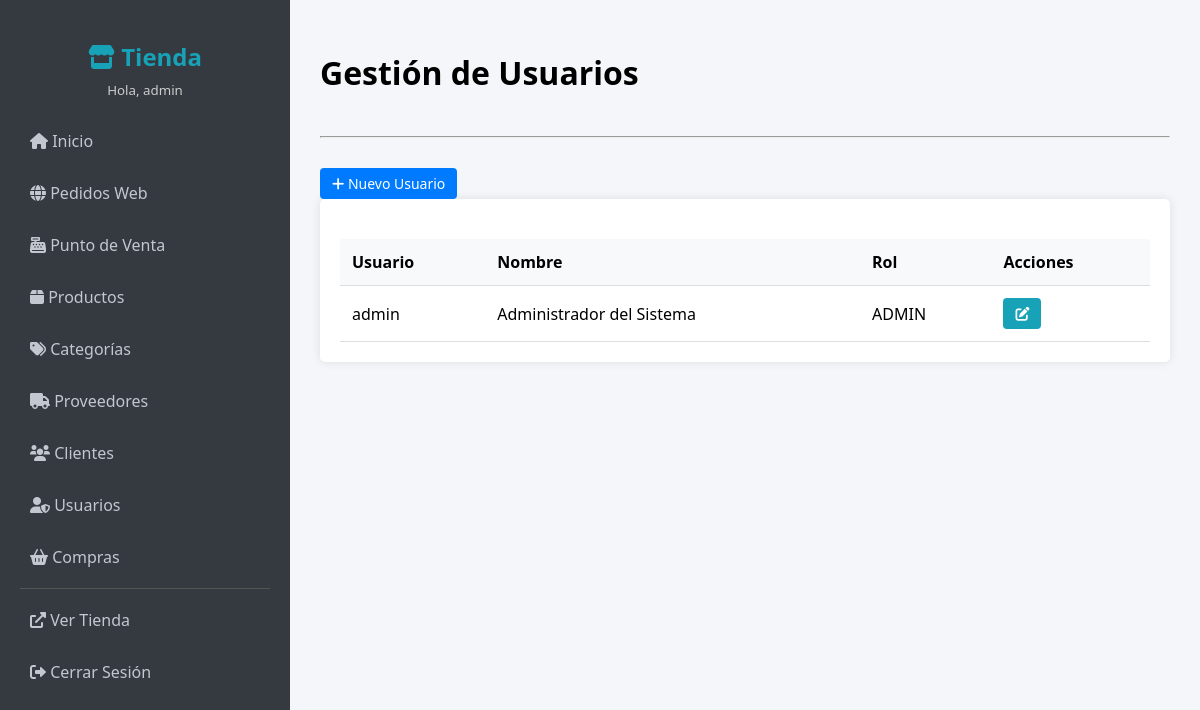
The app's page /admin/usuarios.php (signed in) with its own data.
### tables this page shows
CREATE TABLE IF NOT EXISTS usuarios (
    id INT AUTO_INCREMENT PRIMARY KEY,
    nombre_usuario VARCHAR(50) NOT NULL UNIQUE,
    password_hash VARCHAR(255) NOT NULL,
    rol ENUM('admin', 'cajero') DEFAULT 'cajero',
    nombre_completo VARCHAR(100),
    fecha_creacion TIMESTAMP DEFAULT CURRENT_TIMESTAMP
);

### src/admin/usuarios.php (the view, shortened to what this page needs)
<?php
include '../includes/db.php';
include '../includes/helpers.php';
$action = isset($_GET['action']) ? $_GET['action'] : 'list';
$id = isset($_GET['id']) ? intval($_GET['id']) : 0;
if ($action == 'create' || $action == 'edit') {
    $row = ['nombre_usuario'=>'', 'nombre_completo'=>'', 'rol'=>'cajero'];
    if ($action == 'edit' && $id > 0) {
        $res = $conn->query("SELECT * FROM usuarios WHERE id=$id");
        if ($res->num_rows > 0) $row = $res->fetch_assoc();
    }
    ?>
    <div class="table-container" style="max-width: 600px;">
        <h3><?php echo ($action=='create')?'Nuevo':'Editar'; ?> Usuario</h3>
        <form method="POST">
            <div class="form-group"><label>Usuario:</label><input type="text" name="usuario" value="<?php echo htmlspecialchars($row['nombre_usuario']); ?>" required></div>
            <div class="form-group"><label>Nombre Completo:</label><input type="text" name="nombre" value="<?php echo htmlspecialchars($row['nombre_completo']); ?>"></div>
            <div class="form-group"><label>Rol:</label>
                <select name="rol">
                    <option value="admin" <?php if($row['rol']=='admin') echo 'selected'; ?>>Admin</option>
                    <option value="cajero" <?php if($row['rol']=='cajero') echo 'selected'; ?>>Cajero</option>
                </select>
            </div>
            <div class="form-group">
                <label>Contraseña: <?php if($action=='edit') echo '<small>(Dejar en blanco para no cambiar)</small>'; ?></label>
                <input type="password" name="password" <?php if($action=='create') echo 'required'; ?>>
            </div>
            <button type="submit" class="btn btn-success">Guardar</button>
            <a href="usuarios.php" class="btn btn-warning">Cancelar</a>
        </form>
    </div>
    <?php
} else {
    $result = $conn->query("SELECT * FROM usuarios");
    ?>
    <a href="usuarios.php?action=create" class="btn btn-primary"><i class="fas fa-plus"></i> Nuevo Usuario</a>
    <div class="table-container">
        <table>
            <thead><tr><th>Usuario</th><th>Nombre</th><th>Rol</th><th>Acciones</th></tr></thead>
            <tbody>
                <?php while ($r = $result->fetch_assoc()): ?>
                <tr>
                    <td><?php echo htmlspecialchars($r['nombre_usuario']); ?></td>
                    <td><?php echo htmlspecialchars($r['nombre_completo']); ?></td>
                    <td>
                        <span class="badge <?php echo ($r['rol']=='admin')?'badge-danger':'badge-info'; ?>">
                            <?php echo strtoupper($r['rol']); ?>
                        </span>
                    </td>
                    <td class="actions">
                        <a href="usuarios.php?action=edit&id=<?php echo $r['id']; ?>" class="btn btn-info btn-sm"><i class="fas fa-edit"></i></a>
                    </td>
                </tr>
                <?php endwhile; ?>
            </tbody>
        </table>
    </div>
    <?php
}
?>

### src/assets/css/admin.css (style rules this page uses)
body { font-family: 'Segoe UI', sans-serif; background-color: #f4f6f9; margin: 0; display: flex; min-height: 100vh; }
.table-container { background: #fff; padding: 20px; border-radius: 5px; box-shadow: 0 0 10px rgba(0,0,0,0.1); overflow-x: auto; }
table { width: 100%; border-collapse: collapse; margin-top: 20px; }
th, td { padding: 12px; text-align: left; border-bottom: 1px solid #ddd; }
th { background-color: #f8f9fa; font-weight: bold; }
.btn { padding: 6px 12px; border: none; border-radius: 4px; cursor: pointer; text-decoration: none; font-size: 14px; display: inline-block; color: white; }
.btn-primary { background-color: #007bff; }
.btn-info { background-color: #17a2b8; }
.actions { display: flex; gap: 5px; }

### records on screen
usuarios: nombre_usuario "admin", nombre_completo "Administrador del Sistema", rol "ADMIN"

### other values on screen
$_SESSION['username'] "admin"
$title "Gestión de Usuarios"
